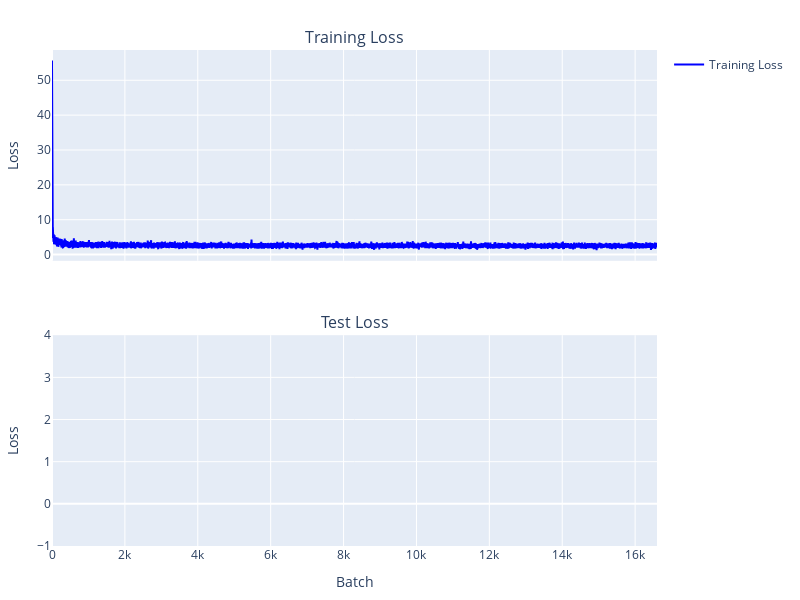

Notebook code cell kept with this figure:
### Code cell
optim = torch.optim.Adam(model.parameters(), lr=0.003)
loss_func = torch.nn.CrossEntropyLoss()
len(train_loader), len(test_loader)
cbs = [ProgressCallback(50), SaveModel(), WandBCallback(update_freq=50)]
learner = Learner(model, optim, loss_func, train_loader, test_loader, cbs, device=device)
learner.fit(1)

### Figure 1 — Plotly figure (JSON) as saved in the notebook; plotly's stock layout.template omitted (floating-point values rounded to 4 significant figures; data arrays with more than 128 entries replaced by an {"elided": "..."} marker saying what was removed)
{"data": [{"line": {"color": "blue"}, "mode": "lines", "name": "Training Loss", "type": "scatter", "x": {"elided": "16601 int values"}, "xaxis": "x", "y": {"elided": "16601 float values"}, "yaxis": "y"}, {"line": {"color": "orange"}, "mode": "lines", "name": "Test Loss", "type": "scatter", "x": [], "xaxis": "x2", "y": [], "yaxis": "y2"}], "layout": {"annotations": [{"font": {"size": 16}, "showarrow": false, "text": "Training Loss", "x": 0.5, "xanchor": "center", "xref": "paper", "y": 1, "yanchor": "bottom", "yref": "paper"}, {"font": {"size": 16}, "showarrow": false, "text": "Test Loss", "x": 0.5, "xanchor": "center", "xref": "paper", "y": 0.425, "yanchor": "bottom", "yref": "paper"}], "height": 600, "margin": {"b": 50, "l": 50, "r": 50, "t": 50}, "showlegend": true, "width": 800, "xaxis": {"anchor": "y", "domain": [0, 1], "matches": "x2", "showticklabels": false}, "xaxis2": {"anchor": "y2", "domain": [0, 1], "title": {"text": "Batch"}}, "yaxis": {"anchor": "x", "domain": [0.575, 1], "title": {"text": "Loss"}}, "yaxis2": {"anchor": "x2", "domain": [0, 0.425], "title": {"text": "Loss"}}}}
